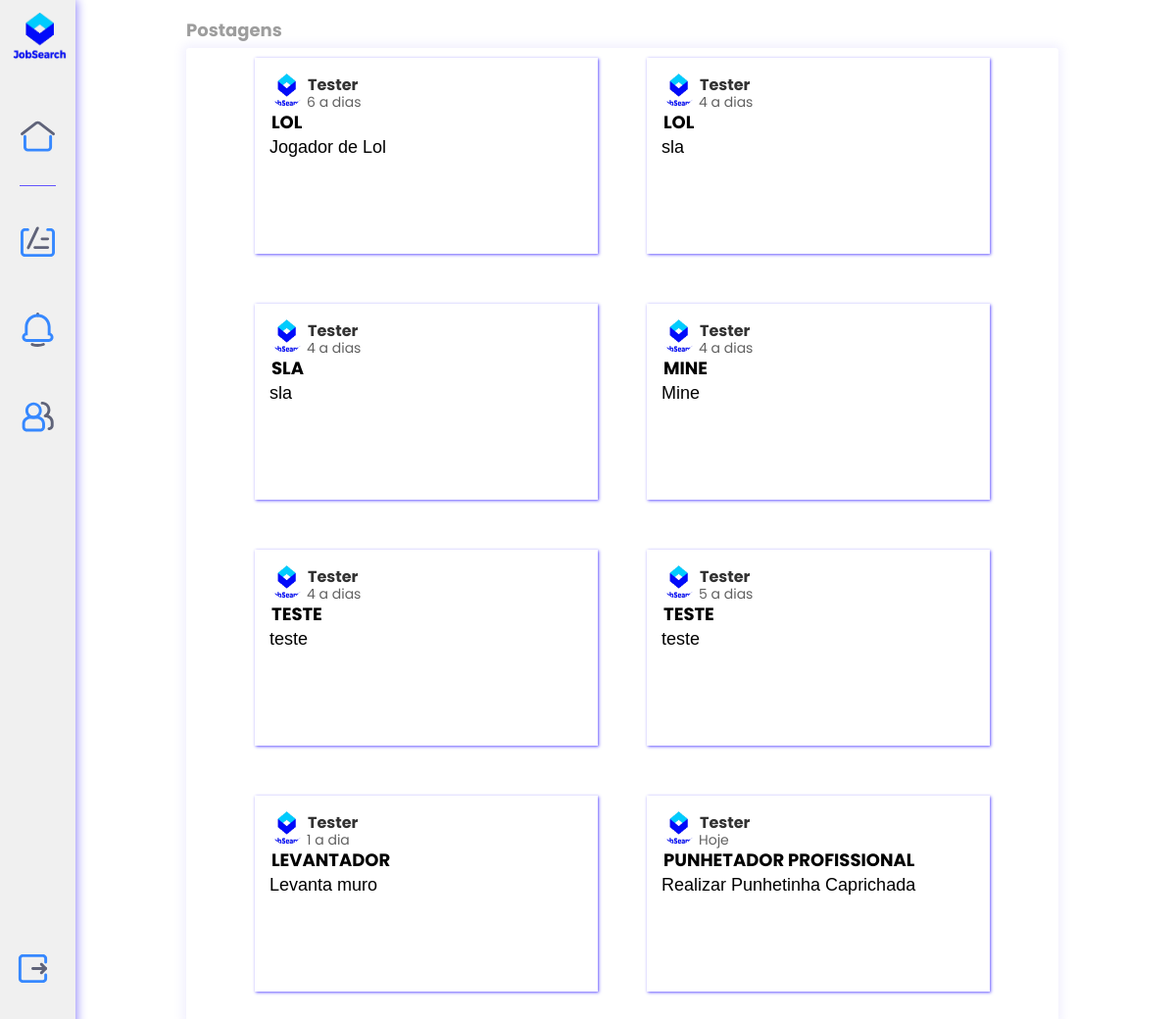
The page /WebInicial/empresa/home_empresa.php (signed in) on the database its author committed.
### tables this page shows
CREATE TABLE `tbl_empresa` (
  `emp_id` int(11) NOT NULL AUTO_INCREMENT,
  `emp_nome` varchar(45) NOT NULL,
  `emp_email` varchar(45) NOT NULL,
  `emp_senha` varchar(16) NOT NULL,
  `emp_cnpj` varchar(18) NOT NULL,
  `emp_telefone` varchar(15) NOT NULL,
  `emp_logradouro` varchar(50) NOT NULL,
  `emp_num` varchar(8) NOT NULL,
  `emp_complemento` varchar(10) NOT NULL,
  `emp_bairro` varchar(50) NOT NULL,
  `emp_cidCodigo` int(11) NOT NULL,
  `emp_ufeCodigo` int(11) NOT NULL,
  `emp_cep` varchar(9) NOT NULL,
  PRIMARY KEY (`emp_id`),
  KEY `emp_cidCodigo` (`emp_cidCodigo`),
  KEY `emp_ufeCodigo` (`emp_ufeCodigo`)
);

CREATE TABLE `tbl_vagas` (
  `vag_id` int(11) NOT NULL AUTO_INCREMENT,
  `vag_titulo` varchar(45) NOT NULL,
  `vag_descricao` varchar(100) NOT NULL,
  `vag_local` varchar(30) NOT NULL,
  `vag_salario` decimal(7,2) NOT NULL,
  `vag_requisitos` varchar(50) NOT NULL,
  `vag_dataPub` date NOT NULL,
  `vag_emp_id` int(11) NOT NULL,
  `vag_modo` varchar(45) NOT NULL,
  `vag_reqdesejaveis` varchar(45) NOT NULL,
  PRIMARY KEY (`vag_id`)
);

### WebInicial/empresa/home_empresa.php (the view, shortened to what this page needs)
<?php
include('../conexao.php');
$dataTeste = date('Y-m-d');
?>
<!DOCTYPE html>
<html lang="pt-bt">
<head>
    <link rel="stylesheet" href="../Estilos/estilo3_h.css">
    <link rel="stylesheet" href="../Estilos/estilopadrao.css">
</head>
<body>
    <nav>
        <a class="select" id="logo" href="home_empresa.php"><img class="logo" src="../imagens/logo.png" alt=""></a>
        <a class="selecionado" id="home" href="home_empresa.php"><img class="imgHome" src="../imagens/home-page-svgrepo-com.svg" alt=""></a>
        <a class="select" href="area_empresa.php"><img class="icon" src="../imagens/notebook-svgrepo-com.svg" alt="" /></a>
        <div class="alert">
            <button id="notificacao" class="select">
                <img class="icon-notif" src="../imagens/remind-svgrepo-com.svg" alt="">
            </button>
        </div>
        <a class="select" href="perfil_empresa.php"><img class="icon" src="../imagens/group-svgrepo-com.svg" alt=""></a>
        <a class="select" id="config" href="logout.php"><img class="icon" src="../imagens/quit-svgrepo-com.svg" alt=""></a>
    </nav>
    <main>
        <h2>Postagens</h2>
        <div class="quadro">
            <?php
            $query = "SELECT * FROM tbl_vagas";
            $stmt = $conexao->prepare($query);
            $stmt->execute();
            while ($row_produto = $stmt->fetch(PDO::FETCH_ASSOC)) {
                $datapub = $row_produto['vag_dataPub'];
                $dataAtual = DateTime::createFromFormat('Y-m-d', $dataTeste);
                $dataBanco = DateTime::createFromFormat('Y-m-d', $datapub);
                $intervalo = $dataBanco->diff($dataAtual);
                $idvaga = $row_produto['vag_id'];
                $idemp = "SELECT vag_emp_id FROM tbl_vagas WHERE vag_id = $idvaga";
                $sql = $conexao->prepare($idemp);
                $sql->execute();
                while ($row_emp = $sql->fetch(PDO::FETCH_ASSOC)) {
                    $teste = $row_emp['vag_emp_id'];
                    $nameemp = "SELECT emp_nome FROM tbl_empresa WHERE emp_id = $teste";
                    $sqlEmp = $conexao->prepare($nameemp);
                    $sqlEmp->execute();
                    while ($row_name = $sqlEmp->fetch(PDO::FETCH_ASSOC)) {
            ?>
                        <a href="vagas.php?id=<?php echo $row_produto['vag_id']; ?>">
                            <div class="postagem">
                                <div class="nome-empresa">
                                    <img class="img-perfil" src="../imagens/logo.png" alt="">
                                    <h1>
                                        <?php echo $row_name['emp_nome'] ?>
                                    </h1>
                                </div>
                                <h2>
                                    <?php echo $row_produto['vag_titulo']; ?>
                                </h2>
                                <p>
                                    <?php echo $row_produto['vag_descricao']; ?>
                                </p>
                            </div>
                            <p class="data">
                            <?php
                            if ($intervalo->format('%y') != 0) {
                                echo $intervalo->format('%y anos');
                            } else if ($intervalo->format('%m') != 0) {
                                echo $intervalo->format('%m meses');
                            } else if ($intervalo->format('%d') == 0) {
                                echo "Hoje";
                            } else if ($intervalo->format('%d') == 1) {
                                echo $intervalo->format('%d a dia');
                            } else {
                                echo $intervalo->format('%d a dias');
                            }
                        } ?>
                            </p>
                        </a>
                <?php
                }
            }
                ?>
        </div>
    </main>
</body>
</html>

### WebInicial/Estilos/estilo3_h.css (style rules this page uses)
:root { --cor0: #000000; --cor1: #1a1a1ae5; --cor2: #1a1a1aee; --cor3: #000000bc; --cor4: #4938ffd7; --cor5: #8b80f9; --cor6: #fff; --cor7: #f5eeee4d; --cor8: #8a80f91c; }
main { height: 100%; width: 75%; margin-top: 1%; margin-left: 15%; margin-right: 10%; margin-bottom: 1%; color: var(--cor0); }
main > h2 { padding: 5px; padding-left: 10px; text-align: left; font-size: 18px; color: var(--cor3); }
main > .quadro { padding: 10px; margin-left: 10px; border-radius: 3px; background-color: var(--cor6); display: flex; flex-wrap: wrap; gap: 30px; justify-content: center; box-shadow: 0px 0px 10px 4px var(--cor8); }
.postagem { padding: 15px; width: 350px; height: 200px; margin-left: 10px; margin-right: 10px; background-color: var(--cor6); display: flex; flex-direction: column; box-shadow: 1px 1px 3px 0px var(--cor4); }
.postagem p { max-height: 70px; overflow-y: hidden; font-size: 18px; padding-right: 10px; font-family: Arial, Helvetica, sans-serif; }
.postagem h1 { font-size: 16px; text-align: justify; margin-left: 4px; color: #323232; }
.postagem h2 { font-size: 18px; text-align: justify; margin: 2px; text-transform: uppercase; }
.data { position: relative; top: -165px; left: 63px; color: #616161; font-size: 14px; }
.nome-empresa { display: flex; }
.img-perfil { width: 35px; height: 35px; border-radius: 50%; }

### WebInicial/Estilos/estilopadrao.css (style rules this page uses)
:root { --cor0: #000000; --cor1: #1a1a1ae5; --cor2: #1a1a1aee; --cor3: #00000062; --cor4: #4938ffd7; --cor5: #8b80f9; --cor6: #fff; --cor7: #f5eeee4d; }
* { margin: 0; padding: 0; box-sizing: border-box; font-family: "Poppins", sans-serif; }
body { margin: 0; padding: 0; font-family: Arial, Helvetica, sans-serif; background: var(--cor6); background-attachment: fixed; display: flex; }
nav { height: 100%; padding: 100px 20px 560px 20px; background-color: #edededcd; text-align: center; box-shadow: 1px 0px 10px 0px var(--cor5); display: grid; position: fixed; top: 0; margin-right: 100px; }
nav>a, nav>button { padding: 1px; margin-top: 20px; margin-bottom: 20px; text-decoration: none; color: var(--cor4); }
.selecionado { box-shadow: 0px 1px 0px 0px var(--cor4); }
.icon { width: 35px; height: 35px; }
.icon-notif { width: 35px; height: 35px; }
.imgHome { width: 35px; height: 35px; }
#logo { position: fixed; top: 10px; }
#config { position: fixed; top: 90%; left: 15px; }
button { background: none; border: none; cursor: pointer; }
.quadro>a { text-decoration: none; color: var(--cor0); }
.logo { position: fixed; top: 1%; left: 13px; width: 55px; height: 50px; }

### rows shown on the page
tbl_vagas: vag_titulo "LOL", vag_descricao "Jogador de Lol", vag_dataPub "6 a dias"
tbl_empresa: emp_nome "Tester", shows "Hoje"
tbl_vagas: vag_titulo "LOL", vag_descricao "sla", vag_dataPub "4 a dias"
tbl_vagas: vag_titulo "SLA", vag_descricao "sla", vag_dataPub "4 a dias"
tbl_vagas: vag_titulo "MINE", vag_descricao "Mine", vag_dataPub "4 a dias"
tbl_vagas: vag_titulo "TESTE", vag_descricao "teste", vag_dataPub "4 a dias"
tbl_vagas: vag_titulo "TESTE", vag_descricao "teste", vag_dataPub "5 a dias"
tbl_vagas: vag_titulo "LEVANTADOR", vag_descricao "Levanta muro", vag_dataPub "1 a dia"
tbl_vagas: vag_titulo "PUNHETADOR PROFISSIONAL", vag_descricao "Realizar Punhetinha Caprichada"
